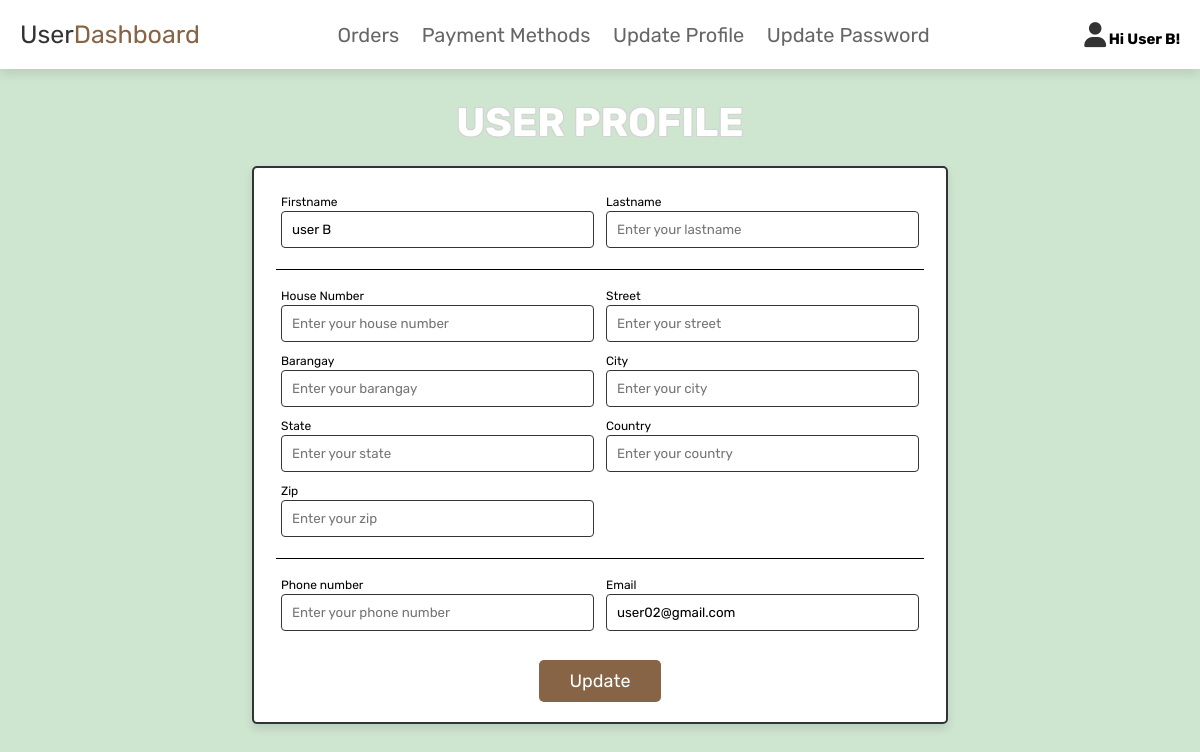
Page /customer/profile.php (signed in) on the committed database.
### tables this page shows
CREATE TABLE IF NOT EXISTS `users` (
  `id` int NOT NULL AUTO_INCREMENT,
  `firstname` varchar(100) NOT NULL,
  `lastname` varchar(255) NOT NULL,
  `email` varchar(100) NOT NULL,
  `password` varchar(100) NOT NULL,
  `user_type` varchar(20) NOT NULL DEFAULT 'user',
  `phone_number` varchar(255) NOT NULL,
  `house_number` varchar(255) NOT NULL,
  `street` varchar(255) NOT NULL,
  `barangay` varchar(255) NOT NULL,
  `city` varchar(255) NOT NULL,
  `state` varchar(255) NOT NULL,
  `country` varchar(255) NOT NULL,
  `zip_code` varchar(255) NOT NULL,
  PRIMARY KEY (`id`)
);

### customer/profile.php (the view, shortened to what this page needs)
<?php
include "../config.php";
$user_id = $_SESSION['user_id'];
$sql = "SELECT * FROM `users` WHERE id = $user_id";
$query = mysqli_query($conn, $sql);
$user = mysqli_fetch_assoc($query);
?>
<?php
   include 'header.php';
   include 'navbar.php';
?>
<section class="dashboard">
   <h1 class="title">User Profile</h1>
   <div class="box-container">
      <div class="box" style="margin-left:20%;margin-right:20%;">
         <form method="POST">
            <table style="width:100%;" border="1">
               <tr>
                  <td class="td-form">
                     <label>Firstname</label><br>
                     <input type="text" name="firstname" class="textbox full-width" placeholder="Enter your firstname" required  value="<?= $user['firstname']?>">
                  </td>
                  <td class="td-form">
                     <label>Lastname</label><br>
                     <input type="text" name="lastname" class="textbox full-width" placeholder="Enter your lastname" required value="<?= $user['lastname']?>">
                  </td>
               </tr>
               <tr>
                  <td colspan="2"><br></td>
               </tr>
               <tr style="padding-top:20px;">
                  <td colspan="2" style="border-top:1px solid black;"><br></td>
               </tr>
               <tr>
                  <td class="td-form">
                     <label>House Number</label><br>
                     <input type="text" name="house_number" class="textbox full-width" placeholder="Enter your house number" value="<?= $user['house_number']?>">
                  </td>
                  <td class="td-form">
                     <label>Street</label><br>
                     <input type="text" name="street" class="textbox full-width" placeholder="Enter your street" value="<?= $user['street']?>">
                  </td>
               </tr>
               <tr>
                  <td class="td-form">
                     <label>Barangay</label><br>
                     <input type="text" name="barangay" class="textbox full-width" placeholder="Enter your barangay" value="<?= $user['barangay']?>">
                  </td>
                  <td class="td-form">
                     <label>City</label><br>
                     <input type="text" name="city" class="textbox full-width" placeholder="Enter your city" value="<?= $user['city']?>">
                  </td>
               </tr>
               <tr>
                  <td class="td-form">
                     <label>State</label><br>
                     <input type="text" name="state" class="textbox full-width" placeholder="Enter your state" value="<?= $user['state']?>">
                  </td>
                  <td class="td-form">
                     <label>Country</label><br>
                     <input type="text" name="country" class="textbox full-width" placeholder="Enter your country" value="<?= $user['country']?>">
                  </td>
               </tr>
               <tr>
                  <td class="td-form">
                     <label>Zip</label><br>
                     <input type="text" name="zip_code" class="textbox full-width" placeholder="Enter your zip" value="<?= $user['zip_code']?>">
                  </td>
                  <td class="td-form">
                  </td>
               </tr>
               <tr>
                  <td colspan="2"><br></td>
               </tr>
               <tr style="padding-top:20px;">
                  <td colspan="2" style="border-top:1px solid black;"><br></td>
               </tr>
               <tr>
                  <td class="td-form">
                     <label>Phone number</label><br>
                     <input type="text" name="phone_number" class="textbox full-width" placeholder="Enter your phone number" value="<?= $user['phone_number']?>">
                  </td>
                  <td class="td-form">
                     <label>Email</label><br>
                     <input type="text" name="email" class="textbox full-width" placeholder="Enter your email" value="<?= $user['email']?>">
                  </td>
               </tr>
            </table>
            <br>
            <input type="submit" class="btn" name="submit" value="Update">
         </form>
      </div>
   </div>
</section>
   </body>
</html>

### customer/navbar.php (shortened to what this page needs)
<?php
$user_id = $_SESSION['user_id'];
$sql = "SELECT * FROM users WHERE id = $user_id";
$query = mysqli_query($conn, $sql);
$user123 = mysqli_fetch_assoc($query);
?>
<header class="header">
   <div class="flex">
      <a href="index.php" class="logo">User<span>Dashboard</span></a>
      <nav class="navbar">
         <a href="index.php">Orders</a>
         <a href="payment-methods.php">Payment Methods</a>
         <a href="profile.php">Update Profile</a>
         <a href="password.php">Update Password</a>
      </nav>
      <div class="icons">
         <div id="user-btn" class="fas fa-user"></div>
         <span style="font-size:1.5rem;font-weight:bold;"> Hi <?php echo ucfirst($user123['firstname']); ?>!</span>
      </div>
   </div>
</header>

### css/admin_style.css (style rules this page uses)
:root { --pink:#876445; --red:#c0392b; --orange:#f39c12; --black: #333; --white:#fff; --light-color:#666; --light-white:#ccc; --light-bg:#f5f5f5; --border:.2rem solid var(--black); --box-shadow:0 .5rem 1rem rgba(0,0,0,.1); }
* { font-family: 'Rubik', sans-serif; margin:0; padding:0; box-sizing: border-box; border:none; text-decoration: none; transition:all .2s linear; }
html { font-size: 62.5%; overflow-x: hidden; scroll-behavior: smooth; scroll-padding-top: 6.5rem; }
body { background-color: #CEE5D0; }
section { padding:3rem 2rem; }
.title { text-align: center; margin-bottom: 2rem; color:var(--white); text-transform: uppercase; font-size: 4rem; text-shadow: -1px -1px 0 lightgray, 1px -1px 0 lightgray, -1px 1px 0 lightgray, 1px 1px 0 lightgray; }
.btn, .delete-btn, .option-btn { display: inline-block; border-radius: .5rem; margin-top: 1rem; font-size: 1.8rem; color:var(--white); cursor: pointer; padding:1rem 3rem; text-transform: capitalize; }
.btn { background-color: var(--pink); }
.header { position: sticky; top:0; left:0; right:0; z-index: 1000; background-color: var(--white); box-shadow: var(--box-shadow); }
.header .flex { display: flex; align-items: center; justify-content: space-between; padding:2rem; max-width: 1200px; margin:0 auto; position: relative; }
.header .flex .icons div { font-size: 2.5rem; margin-left: 1.7rem; cursor: pointer; color:var(--black); }
.header .flex .navbar a { margin:0 1rem; font-size: 2rem; color:var(--light-color); }
.header .flex .logo { font-size: 2.5rem; color:var(--black); }
.header .flex .logo span { color: #876445; }
.dashboard .box-container { display: grid; grid-template-columns: repeat(auto-fit, minmax(27rem, 1fr)); gap:1.5rem; align-items: flex-start; max-width: 1200px; margin: 0 auto; }
.dashboard .box-container .box { text-align: center; border:var(--border); background-color: var(--white); box-shadow: var(--box-shadow); padding:2rem; border-radius: .5rem; }
.textbox { border:1px solid #353535; border-radius:4px; padding:1rem; margin-top:2px; }
.full-width { width:100% !important; }
.td-form { text-align: left; padding:5px; }
.td-form label { font-size:1.2rem; }

### rows in the picture
users: firstname "User B", firstname "user B", email "user02@gmail.com"
